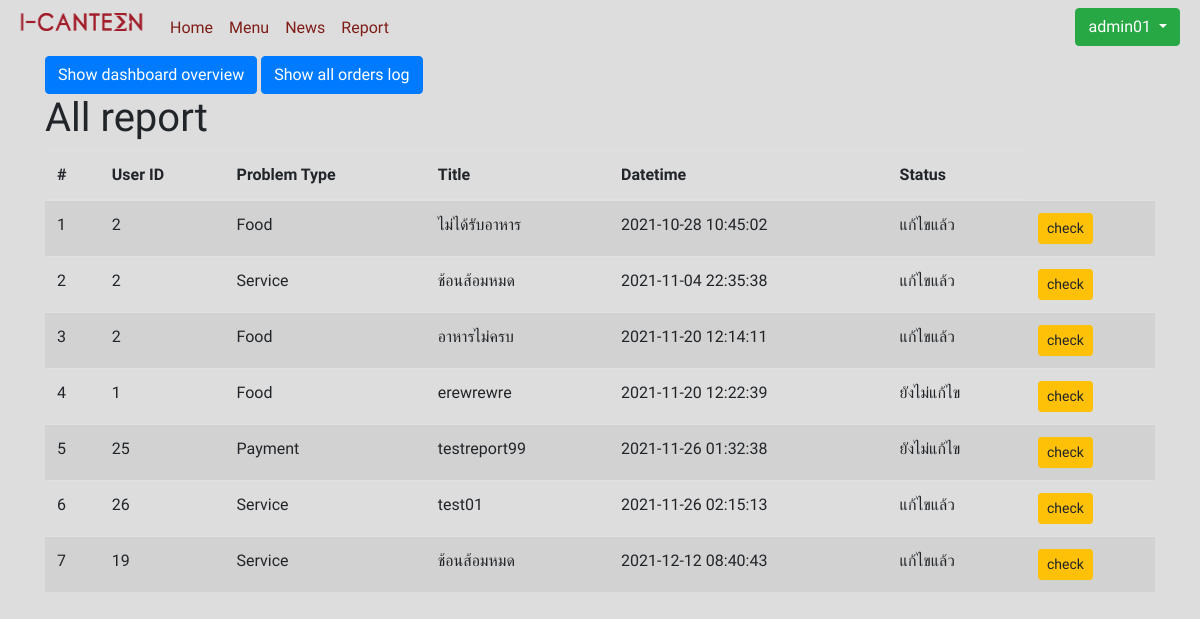
Page /showreport.php (signed in) on the committed database.
### tables this page shows
CREATE TABLE `report` (
  `report_id` int(11) NOT NULL,
  `user_id` int(11) NOT NULL,
  `report_type` varchar(50) NOT NULL,
  `report_title` varchar(100) NOT NULL,
  `report_detail` varchar(300) NOT NULL,
  `report_timestamp` timestamp NOT NULL DEFAULT current_timestamp(),
  `report_status` varchar(50) NOT NULL
);

### showreport.php (the view, shortened to what this page needs)
<?php session_start(); error_reporting(~E_NOTICE );
include('Connections/condb.php');
if (!$_SESSION["user_name"]){
	Header("Location: form_login.php");
} else {
	if ($_SESSION["user_role"]!="admin") {
	echo "<script>";
	echo "alert(\"You do not have access to this page\");";
	echo "window.history.back()";
	echo "</script>";
	}
	else if ($_SESSION["user_role"]=="admin") {
?>
<!DOCTYPE html>
<html lang="en">
<head>
    <link href="https://stackpath.bootstrapcdn.com/bootstrap/4.3.1/css/bootstrap.min.css" rel="stylesheet">
    <link href="css.css" rel="stylesheet">
</head>
<body>
    <nav class="navbar navbar-expand">
		  <a class="navbar-brand" href="index.php">
			<img src="Materials/homepage/cropped-cu-eng-logo.png" width="130" height="18" class="d-inline-block align-top" alt="">
		  </a>
		  <div class="collapse navbar-collapse" id="navbarSupportedContent">
			<ul class="navbar-nav mr-auto">
				<li class="nav-item">
					<a class="nav-link" href="index.php" style="color: #7f1d17">Home</a>
				</li>
				<li class="nav-item">
					<a class="nav-link" href="usermenu.php" style="color: #7f1d17">Menu</a>
				</li>
				<li class="nav-item">
					<a class="nav-link" href="newspage.php" style="color: #7f1d17">News</a>
				</li>
				<?php if($_SESSION["user_role"]=="member") {?>
				<li class="nav-item">
					<a class="nav-link" href="myorder.php" style="color: #7f1d17">Order</a>
				</li>
				<?php } elseif($_SESSION["user_role"]=="admin") {?>
				<li class="nav-item">
					<a class="nav-link" href="showreport.php" style="color: #7f1d17">Report</a>
				</li>
				<?php } elseif($_SESSION["user_role"]=="vendor") {?>
				<li class="nav-item">
					<a class="nav-link" href="restaurantmanage.php" style="color: #7f1d17">Manage</a>
				</li>
				<?php } ?>
				<?php if($_SESSION["Loggedin"]){ ?>
				<li class="nav-item rightaligned">
				<div class="dropdown">
					<button class="btn btn-success dropdown-toggle" type="button" id="dropdownMenuButton" data-toggle="dropdown" aria-haspopup="true" aria-expanded="false">
						<?php print_r($_SESSION["user_name"]); ?>
					</button>
                    <a class="dropdown-item" href="#">Balance: <?php print_r($_SESSION["user_balance"]); ?> ฿</a>
				</div>
				</li>
				<?php } else{ ?>
				<li class="nav-item rightaligned">
					<a class="btn btn-danger" href="form_login.php" style="color: white">Login</a>
				</li>
				<?php } ?>
			</ul>
		  </div>
	</nav>
    <div class="container">
		<div class="row">
            <div class="col-md-12">
				<a href="admin_page.php" class="btn btn-primary">Show dashboard overview</a>
				<a href="allorders.php" class="btn btn-primary">Show all orders log</a>
            </div>
        </div>
        <div class="row">
            <div class="col-md-12">
                <h1>All report</h1>
            </div>
        </div>
        <div class="row">
            <div class="col-md-12">
                <table class="table table-striped">
                    <thead>
                        <tr>
                            <th scope="col">#</th>
                            <th scope="col">User ID</th>
                            <th scope="col">Problem Type</th>
                            <th scope="col">Title</th>
                            <th scope="col">Datetime</th>
                            <th scope="col">Status</th>
                        </tr>
                    </thead>
                    <tbody>
                        <?php
                            $sql = "SELECT * FROM report";
                            $result = $conn->query($sql);
                            if ($result->num_rows > 0) {
                                while($row = $result->fetch_assoc()) {
                                    echo "<tr>";
                                    echo "<td>".$row["report_id"]."</td>";
                                    echo "<td>".$row["user_id"]."</td>";
                                    echo "<td>".$row["report_type"]."</td>";
                                    echo "<td>".$row["report_title"]."</td>";
                                    echo "<td>".$row["report_timestamp"]."</td>";
                                    echo "<td>".$row["report_status"]."</td>";
									echo "<td><a href='selectreport.php?report_id=".$row["report_id"]."' class='btn btn-warning btn-sm'>check</a></td> ";
                                    echo "</tr>";
                                }
                            }
                        ?>
                    </tbody>
                </table>
            </div>
        </div>
</body>
</html>
<?php } } ?>

### css.css (style rules this page uses)
body { font-family: 'Mitr', serif; font-size: '20pt'; background-color: #dddddd; }
.rightaligned { position: absolute; right: 20px; color: #ffffff; }

### rows in the picture
report: report_id "1", user "2", report_type "Food", report_title "ไม่ได้รับอาหาร", report_timestamp "2021-10-28 10:45:02", report_status "แก้ไขแล้ว"
report: report_id "2", user "2", report_type "Service", report_title "ช้อนส้อมหมด", report_timestamp "2021-11-04 22:35:38", report_status "แก้ไขแล้ว"
report: report_id "3", user "2", report_type "Food", report_title "อาหารไม่ครบ", report_timestamp "2021-11-20 12:14:11", report_status "แก้ไขแล้ว"
report: report_id "4", user "1", report_type "Food", report_title "erewrewre", report_timestamp "2021-11-20 12:22:39", report_status "ยังไม่แก้ไข"
report: report_id "5", user "25", report_type "Payment", report_title "testreport99", report_timestamp "2021-11-26 01:32:38", report_status "ยังไม่แก้ไข"
report: report_id "6", user "26", report_type "Service", report_title "test01", report_timestamp "2021-11-26 02:15:13", report_status "แก้ไขแล้ว"
report: report_id "7", user "19", report_type "Service", report_title "ช้อนส้อมหมด", report_timestamp "2021-12-12 08:40:43", report_status "แก้ไขแล้ว"
